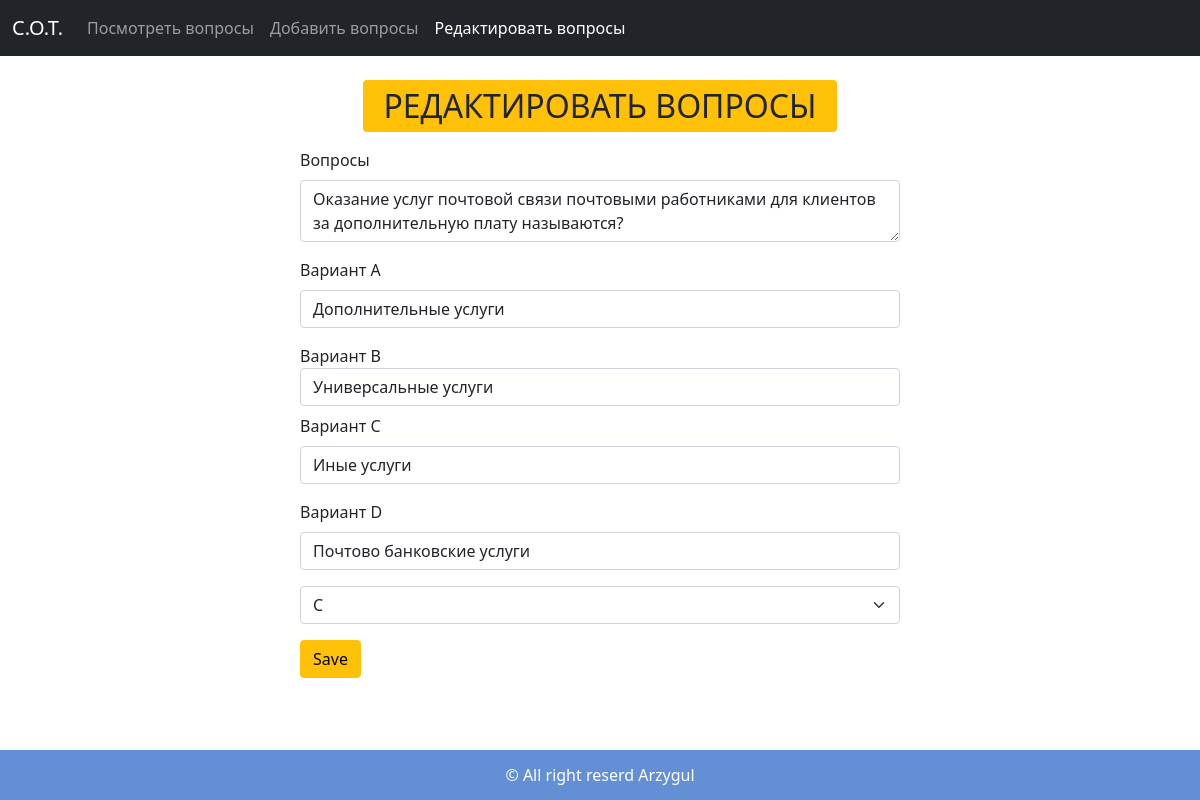
/edit-question?qun=1 (signed in), run on the app's committed database.
### OTS/models.py (models this page shows)
class Question(models.Model):
    quno=models.IntegerField(primary_key=True, auto_created=True)
    que=models.CharField(max_length=400)
    optiona=models.CharField(max_length=100)
    optionb=models.CharField(max_length=100)
    optionc=models.CharField(max_length=100)
    optiond=models.CharField(max_length=100)
    answer=models.CharField(max_length=1)

### OTS/views.py (the view)
# urls.py: path('edit-question',editQuestion ,name='editquestion'),
def editQuestion(request):
    try:
     request.session['role']=='ADMIN'
    except KeyError:
     return HttpResponseRedirect('/login')
    q=request.GET['qun']
    question=Question.objects.get(quno=q)
    res=render(request,'OTS/edit_question.html',{'question':question})
    return res

### templates/OTS/edit_question.html (shortened to what this page needs)
<!DOCTYPE html>
<html lang="rus">
    {% load static %}
<head>
    <link href="https://cdn.jsdelivr.net/npm/bootstrap@5.0.2/dist/css/bootstrap.min.css" rel="stylesheet">
    <link rel="stylesheet" href="{% static 'css/style.css' %}">
</head>
<body>
    <header>
        <nav class="navbar navbar-expand-lg navbar-dark bg-dark">
            <div class="container-fluid">
                <a class="navbar-brand" href="/">С.О.Т.</a>
                <div class="collapse navbar-collapse" id="navbarNav">
                    <ul class="navbar-nav">
                        <li class="nav-item">
                            <a class="nav-link " aria-current="page" href="{% url 'viewquestions' %}">Посмотреть вопросы</a>
                        </li>
                        <li class="nav-item">
                            <a class="nav-link" href="{% url 'newquestion' %}">Добавить вопросы</a>
                        </li>
                        <li class="nav-item">
                            <a class="nav-link active" href="{% url 'editquestion' %}">Редактировать вопросы</a>
                        </li>
                    </ul>
                </div>
            </div>
        </nav>
    </header>
    <div class=''>
        <form action="{% url 'editsavequestion' %}" method="post" class="w-50  m-auto mt-4 form-width">
            <h2 class="bg-warning">Редактировать вопросы</h2>
            <div class="mb-3">
                <label for="textarea" class="form-label">Вопросы</label>
                <textarea class="form-control" id="textarea" name="question">{{question.que}}</textarea>
            </div>
            <div class="mb-3">
                <label for="option1" class="form-label">Вариант A</label>
                <input class="form-control" type="text" id="option1" name="optiona" value="{{question.optiona}}">
            </div>
            <div class="mb-2">
                <label for="option2" class="form-lable">Вариант B</label>
                <input class="form-control" id="option2" type="text" name="optionb" value="{{question.optionb}}">
            </div>
            <div class="mb-3">
                <label for="option3" class="form-label">Вариант C</label>
                <input class="form-control" id="option3" type="text" name="optionc" value="{{question.optionc}}">
            </div>
            <div class="mb-3">
                <label for="option4" class="form-label">Вариант D</label>
                <input class="form-control" type="text" id="option4" name="optiond" value="{{question.optiond}}">
            </div>
            <div class="mb-3">
                <select name="answer" class="form-select">
                    <option value="c"{% if question.answer == "c" %} selected {% endif %}>C</option>
                </select>
            </div>
            <div class="mb-2">
                <input class="btn btn-warning" type="submit" value="Save">
            </div>
        </form>
    </div>
    <footer >
        <span>&copy; All right reserd Arzygul</span>
    </footer>
</body>
</html>

### static/css/style.css (style rules this page uses)
footer { background-color: rgb(99, 144, 212); color: white; height: 50px; text-align: center; display: flex; align-items: center; justify-content: center; }

### templates/OTS/edit_question.html (style rules this page uses)
textarea, input { box-shadow: none !important; }
h2 { width: fit-content; padding: 7px 20px; text-transform: uppercase; margin: 0px auto; margin-bottom: 1rem; border-radius: 4px; }
footer { position: absolute; bottom: 0; left: 0; width: 100%; }

### data on the page
Question: question "Оказание услуг почтовой связи почтовыми работниками для клиентов за дополнительную плату называются?", optiona "Дополнительные услуги", optionb "Универсальные услуги", optionc "Иные услуги", optiond "Почтово банковские услуги", answer "C"
